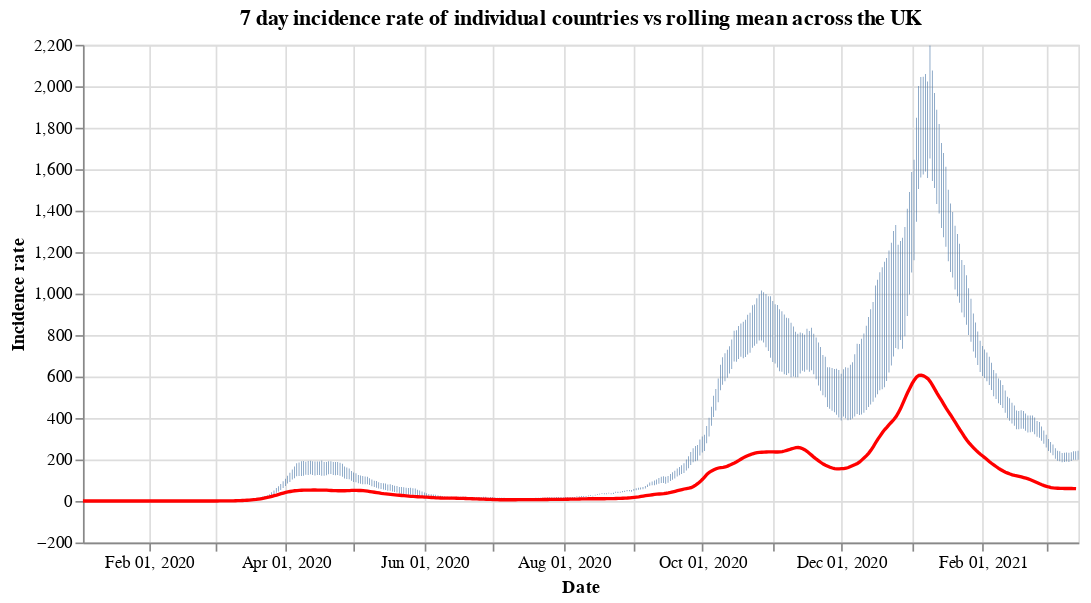

The notebook cell this image was saved under:
### Code cell
#collapse
countries = uk_cases['areaName'].unique()
countries.sort()

selection = alt.selection_single(
    name='Select',
    fields=['areaName'],
    init={'areaName': 'Wales'},
    bind={'areaName': alt.binding_select(options=countries)}
)

# scatter plot, modify opacity based on selection
bars = alt.Chart(uk_cases).mark_bar().add_selection(
    selection
).encode(
    x=alt.X("yearmonthdate(date):T", axis=alt.Axis(title='Date')),
    y=alt.Y("weeklyCasesRate:Q", axis=alt.Axis(title='Incidence rate')),
    tooltip='weeklyCasesRate:Q',
    opacity=alt.condition(selection, alt.value(1), alt.value(0))
).properties(title=f'7 day incidence rate of individual countries vs rolling mean across the UK', width=600)

line = alt.Chart(overview_cases).mark_line(
    color='red',
    size=2,
).transform_window(
    rolling_mean='mean(weeklyCasesRate)',
    frame=[0, 7]
).encode(
    x='yearmonthdate(date):T',
    y='rolling_mean:Q'
)

alt.layer(bars, line)

### Figure 1 — Vega-Lite specification as saved in the notebook (floating-point values rounded to 4 significant figures; data arrays with more than 128 entries replaced by an {"elided": "..."} marker saying what was removed)
{"config": {"view": {"continuousWidth": 400, "continuousHeight": 300}}, "layer": [{"data": {"name": "data-faf41a6c4c3b902d625d1edc53a78e11"}, "mark": "bar", "encoding": {"opacity": {"condition": {"value": 1, "selection": "Select"}, "value": 0}, "tooltip": {"type": "quantitative", "field": "weeklyCasesRate"}, "x": {"type": "temporal", "axis": {"title": "Date"}, "field": "date", "timeUnit": "yearmonthdate"}, "y": {"type": "quantitative", "axis": {"title": "Incidence rate"}, "field": "weeklyCasesRate"}}, "selection": {"Select": {"type": "single", "fields": ["areaName"], "init": {"areaName": "Wales"}, "bind": {"areaName": {"input": "select", "options": ["England", "Northern Ireland", "Scotland", "Wales"]}}}}, "title": "7 day incidence rate of individual countries vs rolling mean across the UK", "width": 600}, {"data": {"name": "data-ce1523ccc28033bdeb8da284aa395d4e"}, "mark": {"type": "line", "color": "red", "size": 2}, "encoding": {"x": {"type": "temporal", "field": "date", "timeUnit": "yearmonthdate"}, "y": {"type": "quantitative", "field": "rolling_mean"}}, "transform": [{"window": [{"op": "mean", "field": "weeklyCasesRate", "as": "rolling_mean"}], "frame": [0, 7]}]}], "$schema": "https://vega.github.io/schema/vega-lite/v4.8.1.json", "datasets": {"data-faf41a6c4c3b902d625d1edc53a78e11": {"elided": "1748 records"}, "data-ce1523ccc28033bdeb8da284aa395d4e": {"elided": "437 records"}}}
